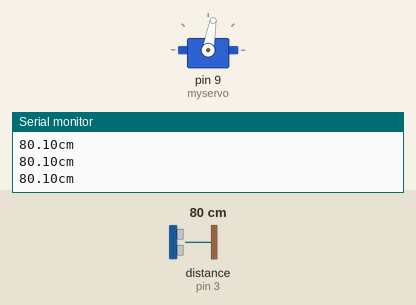
Simulated run of this sketch. Board: Arduino Uno, built with avr-gcc and run on an emulated ATmega328P. Parts: servo, the last lines printed to the serial monitor. Wiring (inferred from the names in the program): ultrasonic range finder: trigger pin 2; echo pin 3. The test bench sets the inputs (shaded band); at power-on: distance to the obstacle (sensor on pin 3) 80 cm. The echo pulse lasts 58.3 µs per cm.

Above: at 1.2 s.
1.3 s: distance to the obstacle (sensor on pin 3) set to 18 cm
At 1.6 s:
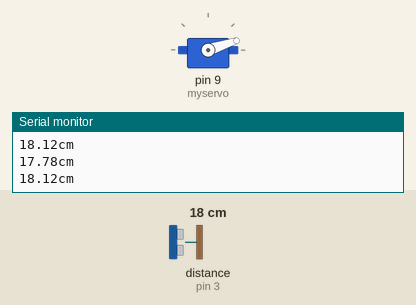
4.3 s: distance to the obstacle (sensor on pin 3) set to 60 cm
5.8 s: distance to the obstacle (sensor on pin 3) set to 35 cm
At 6.1 s:
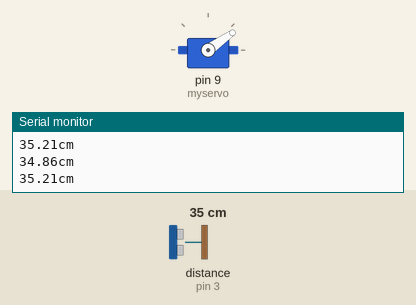
8.8 s: distance to the obstacle (sensor on pin 3) set to 120 cm
10.3 s: distance to the obstacle (sensor on pin 3) set to 250 cm
At 11.0 s:
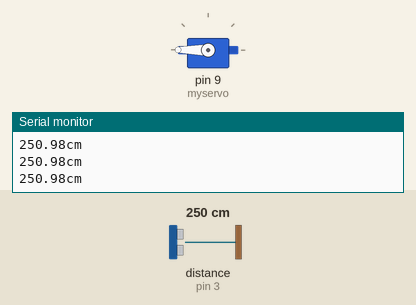
Timing chart, 0 to 12.8 s (numbered marks = the images above; inputs shaded):
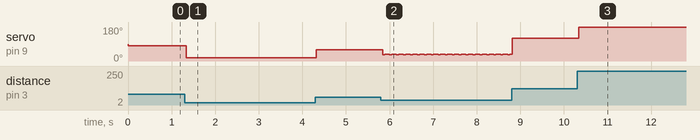

The sketch:

MO.ino
```cpp
#include <Servo.h>
Servo myservo;
int val = 0;
// 设定SR04连接的Arduino引脚
const int TrigPin = 2;
const int EchoPin = 3;
float distance;
void setup()
{ // 初始化串口通信及连接SR04的引脚
  myservo.attach(9);
  Serial.begin(9600);
  pinMode(TrigPin, OUTPUT);
  // 要检测引脚上输入的脉冲宽度，需要先设置为输入状态
  pinMode(EchoPin, INPUT);
  Serial.println("Ultrasonic sensor:");
}
void loop()
{
  // 产生一个10us的高脉冲去触发TrigPin
  digitalWrite(TrigPin, LOW);
  delayMicroseconds(2);
  digitalWrite(TrigPin, HIGH);
  delayMicroseconds(10);
  digitalWrite(TrigPin, LOW);
  // 检测脉冲宽度，并计算出距离
  distance = pulseIn(EchoPin, HIGH) / 58.00;
  Serial.print(distance);
  Serial.print("cm");
  Serial.println();
  val=map(distance,0,255,0,180);
  val = constrain(val,0,180);
   myservo.write(distance);
  delay(50);
}
```

Measured:
- after the input at 1.3 s, servo on pin 9 (myservo): alternates 18° for 0.10 s and 17° for 0.05 s, starting at once
- after the input at 5.8 s, servo on pin 9 (myservo): alternates 35° for 0.11 s and 34° for 0.05 s, starting at once
- after the input at 10.3 s, servo on pin 9 (myservo): 120° → 180° at once
